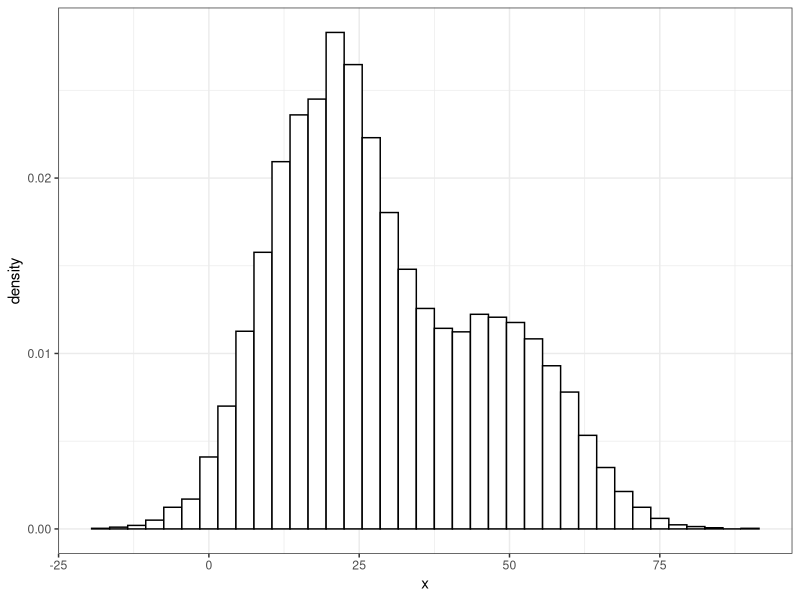
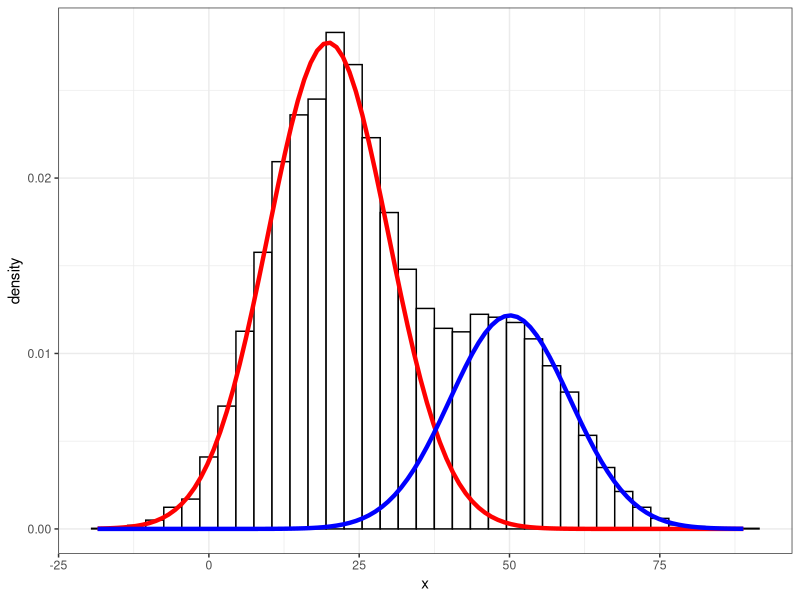
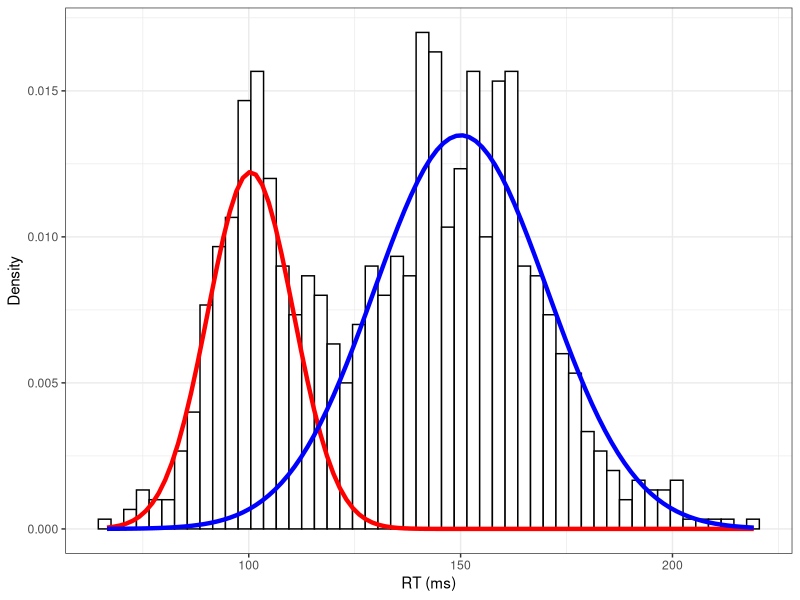
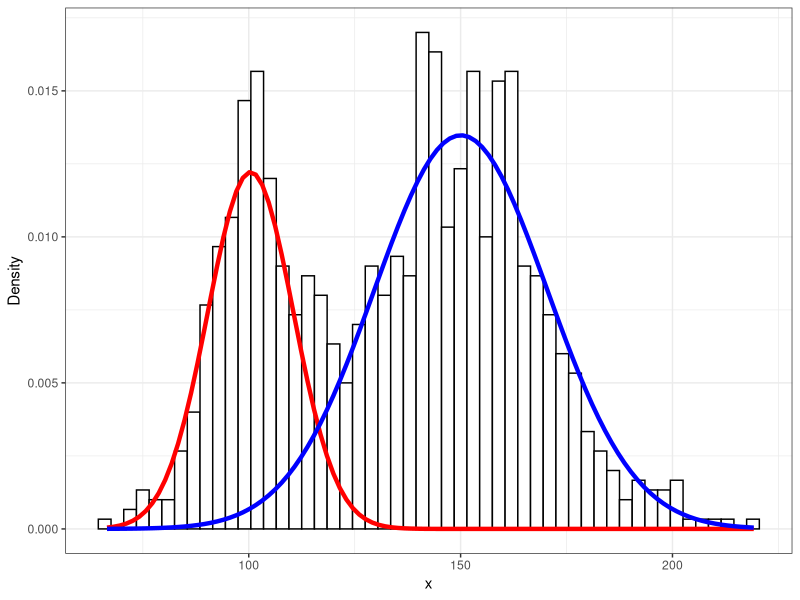

Here is the R script that generated these plots, in order:
## ---- chunk 1
knitr::opts_chunk$set(echo = TRUE)

library(ggplot2)
library(dplyr)
library(mixtools)
## ---- chunk 2
expectation <- function(data, means, proportions, sds){
  # Estimate the probabilities
  exp_data <- data %>% 
    mutate(prob_from_cluster1 = proportions[1] * dnorm(x, mean = means[1], sd = sds[1]),
           prob_from_cluster2 = proportions[2] * dnorm(x, mean = means[2], sd = sds[2]),
           prob_cluster1 = prob_from_cluster1/(prob_from_cluster1 + prob_from_cluster2),
           prob_cluster2 = prob_from_cluster2/(prob_from_cluster1 + prob_from_cluster2)) %>% 
    select(x, prob_cluster1, prob_cluster2)
    
  # Return data with probabilities
  return(exp_data)
}

maximization <- function(data_with_probs){
  means_estimates <- data_with_probs %>%
    summarise(mean_1 = sum(x * prob_cluster1) / sum(prob_cluster1),
              mean_2 = sum(x * prob_cluster2) / sum(prob_cluster2)) %>% 
    as.numeric()
  props_estimates <- data_with_probs %>% 
    summarise(proportion_1 = mean(prob_cluster1),
              proportion_2 = 1 - proportion_1) %>% 
    as.numeric()
  list(means_estimates, props_estimates)   
}

fun_gaussian <- function(x, mean, proportion){
  proportion * dnorm(x, mean, sd = 10)
}
## ---- chunk 3
gaussian_sample <- data.frame(x = c(rnorm(7000, 20, 10), rnorm(3000, 50, 10)))

gaussian_sample %>% 
  ggplot() + geom_histogram(aes(x = x, y = ..density..), binwidth = 3, colour = "black", 
                 fill = "white") +
  theme_bw()
## ---- chunk 4
means_init <- c(0, 100)
props_init <- c(0.5, 0.5)

# Iterative process
for(i in 1:100){
  new_values <- maximization(expectation(gaussian_sample, means_init, props_init, c(10, 10)))
  means_init <- new_values[[1]]
  props_init <- new_values[[2]]
  cat(c(i, means_init, props_init), "\n")
}


## ---- chunk 5
gaussian_sample %>% 
  ggplot() + geom_histogram(aes(x = x, y = ..density..), binwidth = 3, colour = "black", 
                 fill = "white") +
  stat_function(geom = "line", fun = fun_gaussian,
                args = list(mean = means_init[1], proportion = props_init[1]),
                colour = "red", lwd = 1.5) +
  stat_function(geom = "line", fun = fun_gaussian,
                args = list(mean = means_init[2], proportion = props_init[2]),
                colour = "blue", lwd = 1.5) +
  theme_bw()

## ---- chunk 6
# generate some data
set.seed(1523444)

# settings for data simulation:
N_samples    <- 1000       # number of total samples
prob1        <- 0.3        # probability of sampling from dist. 1 
prob2        <- 1 - prob1  # probability of sampling from dist. 2

sample_dist <- data.frame(
  mean = c(100,150),
  sd    = c(10, 20)
)

# create N_samples of prob1 and prob2
whichD <- sample(c(1,2),N_samples, replace=TRUE, prob=c(prob1, prob2))

# replace with samples from distribution
dat <- sapply(whichD, function(x) 
  rnorm(1,sample_dist$mean[x],sample_dist$sd[x]))

glimpse(dat)

## ---- chunk 7
# simulation starts with some guessed parameters
mu1    <- mean(dat,1)*0.8  # guess that dist1 has a mean smaller than the total sample average 
mu2    <- mean(dat,1)*1.2  # guess that dist2 has a mean larger than the total sample average
sd1    <- sd(dat)          # guess that sd = sample sd
sd2    <- sd(dat)
est_prop  <- 0.5           # guess the proportion of samples belonging to dist1
old_prop  <- 0             # placeholder for previous estimation


# function needed for the estimation maximization
# analogous to the weighted.mean function
weighted.sd <- function(x,w,mu = mean(x)){
  wvar <- sum(w*(x-mu)^2)/ sum(w)
  return(sqrt(wvar))
}

# iterate until threshold is reached
while (abs(est_prop-old_prop)>.00001){
  
  old_prop <- est_prop
  
  # Estimate the probabilities (expectation)
  resp <- est_prop*dnorm(dat,mu2,sd2)/
    ((1-est_prop)*dnorm(dat,mu1,sd1) + est_prop*dnorm(dat,mu2,sd2))
  
  # Estimate the parameters (maximization)
  mu1 <- weighted.mean(dat,1-resp)
  mu2 <- weighted.mean(dat,resp)
  
  sd1 <- weighted.sd(dat,1-resp,mu1)
  sd2 <- weighted.sd(dat,resp,mu2)
  
  est_prop <- mean(resp)
  print(est_prop)
  
}

df <- data.frame(rt=dat)
## ---- chunk 8
ggplot(df, aes(x = rt)) + 
  geom_histogram(aes(y = ..density..), colour = "black", fill = "white", binwidth = 3) + 
  stat_function(fun = function(k) (1-est_prop)*dnorm(k,mu1,sd1),
                colour = "red", lwd = 1.5) +
  stat_function(fun = function(k) est_prop*dnorm(k,mu2,sd2),
                colour = "blue", lwd = 1.5) +
  xlab("RT (ms)") + ylab("Density") +
  theme_bw()

# mixtools for comparison
## ---- chunk 9
plot_mix_comps <- function(x, mu, sigma, lam) {
  lam * dnorm(x, mu, sigma)
}


mixmdl <- normalmixEM( dat, mu = c(1,4),
                     sigma=c(sd(dat),sd(dat)))


data.frame(x = mixmdl$x) %>%
  ggplot() +
  geom_histogram(aes(x, ..density..), binwidth = 3, colour = "black", 
                 fill = "white") +
  stat_function(geom = "line", fun = plot_mix_comps,
                args = list(mixmdl$mu[1], mixmdl$sigma[1], lam = mixmdl$lambda[1]),
                colour = "red", lwd = 1.5) +
  stat_function(geom = "line", fun = plot_mix_comps,
                args = list(mixmdl$mu[2], mixmdl$sigma[2], lam = mixmdl$lambda[2]),
                colour = "blue", lwd = 1.5) +
  ylab("Density") +
  theme_bw()
